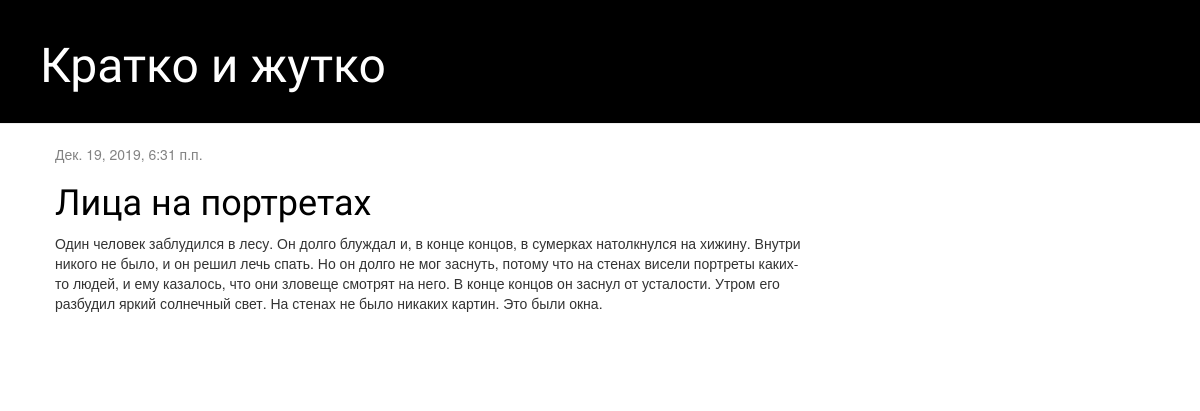
The app's page /, older data.
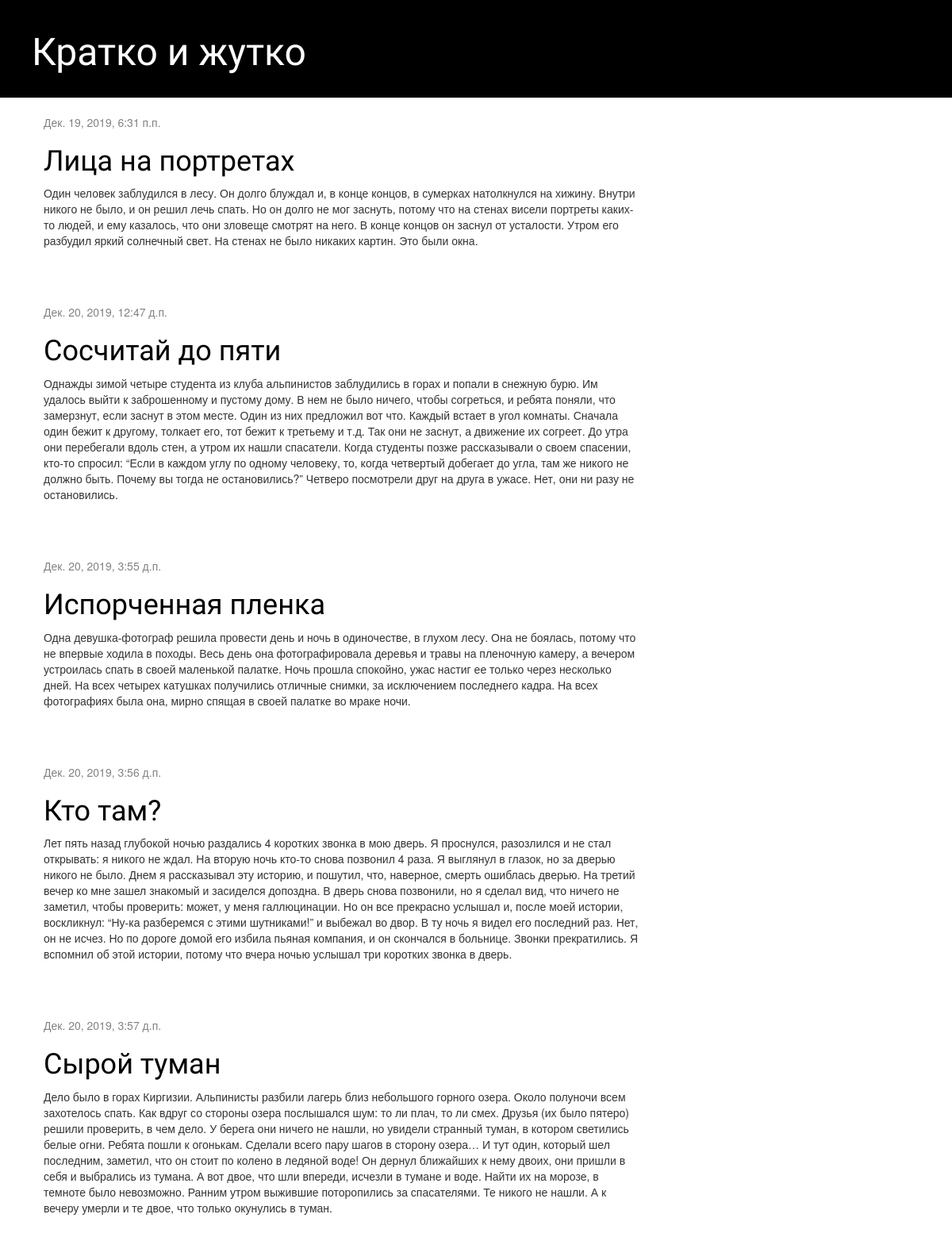
The same page, newer data.
### blog/models.py (models this page shows, shortened)
class Post(models.Model):
    author = models.ForeignKey(settings.AUTH_USER_MODEL, on_delete=models.CASCADE)
    title = models.CharField(max_length=200)
    text = models.TextField()
    created_date = models.DateTimeField(default=timezone.now)
    published_date = models.DateTimeField(blank=True, null=True)

### blog/views.py (the view)
# urls.py: path('', views.post_list, name='post_list'),
def post_list(request):
	posts = Post.objects.filter(published_date__lte=timezone.now()).order_by('published_date')
	return render(request, 'blog/post_list.html', {'posts':posts})

### blog/templates/blog/post_list.html
{% extends 'blog/base.html' %}
{% block content %}
    {% for post in posts %}
        <div class="post">
            <div class="date">
                {{ post.published_date }}
            </div>
            <h1><a href="{% url 'post_detail' pk=post.pk %}">{{ post.title }}</a></h1>
            <p>{{ post.text|linebreaksbr }}</p>
        </div>
    {% endfor %}
{% endblock %}

Row changes from the older to the newer data that the page shows:
now on this page (row edited): Post: published_date "Дек. 20, 2019, 12:47 д.п.", title "Сосчитай до пяти", text "Однажды зимой четыре студента из клуба альпинистов заблудились в горах и попали в снежную бурю. Им удалось выйти к заброшенному и пустому дому. В нем не было ничего, чтобы согреться, и ребята поняли, что замерзнут, если заснут в этом месте. Один из них предложил вот что. Каждый встает в угол комнаты. Сначала один бежит к другому, толкает его, тот бежит к третьему и т.д. Так они не заснут, а движение их согреет. До утра они перебегали вдоль стен, а утром их нашли спасатели. Когда студенты позже рассказывали о своем спасении, кто-то спросил: “Если в каждом углу по одному человеку, то, когда четвертый добегает до угла, там же никого не должно быть. Почему вы тогда не остановились?” Четверо…"
now on this page (row edited): Post: published_date "Дек. 20, 2019, 3:55 д.п.", title "Испорченная пленка", text "Одна девушка-фотограф решила провести день и ночь в одиночестве, в глухом лесу. Она не боялась, потому что не впервые ходила в походы. Весь день она фотографировала деревья и травы на пленочную камеру, а вечером устроилась спать в своей маленькой палатке. Ночь прошла спокойно, ужас настиг ее только через несколько дней. На всех четырех катушках получились отличные снимки, за исключением последнего кадра. На всех фотографиях была она, мирно спящая в своей палатке во мраке ночи."
now on this page (row edited): Post: published_date "Дек. 20, 2019, 3:56 д.п.", title "Кто там?", text "Лет пять назад глубокой ночью раздались 4 коротких звонка в мою дверь. Я проснулся, разозлился и не стал открывать: я никого не ждал. На вторую ночь кто-то снова позвонил 4 раза. Я выглянул в глазок, но за дверью никого не было. Днем я рассказывал эту историю, и пошутил, что, наверное, смерть ошиблась дверью. На третий вечер ко мне зашел знакомый и засиделся допоздна. В дверь снова позвонили, но я сделал вид, что ничего не заметил, чтобы проверить: может, у меня галлюцинации. Но он все прекрасно услышал и, после моей истории, воскликнул: “Ну-ка разберемся с этими шутниками!” и выбежал во двор. В ту ночь я видел его последний раз. Нет, он не исчез. Но по дороге домой его избила пьяная…"
added Post: published_date "Дек. 20, 2019, 3:57 д.п.", title "Сырой туман", text "Дело было в горах Киргизии. Альпинисты разбили лагерь близ небольшого горного озера. Около полуночи всем захотелось спать. Как вдруг со стороны озера послышался шум: то ли плач, то ли смех. Друзья (их было пятеро) решили проверить, в чем дело. У берега они ничего не нашли, но увидели странный туман, в котором светились белые огни. Ребята пошли к огонькам. Сделали всего пару шагов в сторону озера… И тут один, который шел последним, заметил, что он стоит по колено в ледяной воде! Он дернул ближайших к нему двоих, они пришли в себя и выбрались из тумана. А вот двое, что шли впереди, исчезли в тумане и воде. Найти их на морозе, в темноте было невозможно. Ранним утром выжившие поторопились за…"
